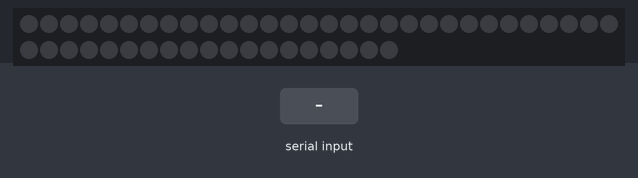
A sketch run on a simulated Arduino Uno, built with avr-gcc and run on an emulated ATmega328P. Shown: 49 RGB LEDs in strip order, left to right, continuing on the next row. The test bench sets the inputs (shaded band). The strip is taken to match the declared colour order.

Above: at 1.2 s.
1.3 s: "1\n" received over Serial
At 2.2 s:
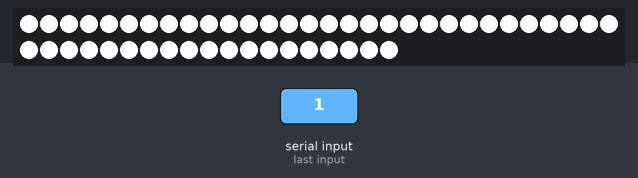
2.8 s: "0\n" received over Serial
At 3.4 s:
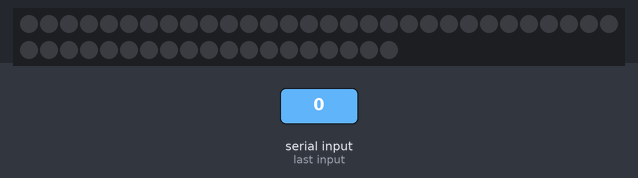
Timing chart, 0 to 5.8 s (numbered marks = the images above; inputs shaded):
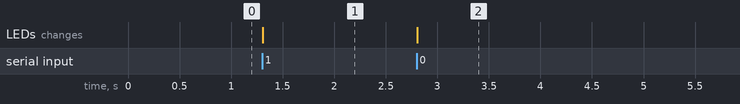

The sketch:

Template_v2.ino
```cpp
// Libraries.
#include <Adafruit_NeoPixel.h>
#ifdef __AVR__
  #include <avr/power.h>
#endif

// Universal definitions.
#define PIN 6 // Which pin.
#define STRIPS  7 // Amount of strips.
#define PPS  7 // Pixels per strip.
#define NUMPIXELS   STRIPS * PPS // The number of pixels.
#define BRIGHTNESS  255 // Brightness of the LEDs.
#define COLORS  3 // Amount of colors (red, blue and green).

int LEDMatrix[STRIPS][PPS][COLORS]; // The matrix that represents the real LED array.
int LEDArray[NUMPIXELS][COLORS]; // The LEDArray.

String command; // Input.

Adafruit_NeoPixel pixels = Adafruit_NeoPixel(NUMPIXELS, PIN, NEO_RGB + NEO_KHZ800);

void setup() // This function gets called once at the beginning.
{
  // Initialize the serial connection
  Serial.begin ( 9600 );
  pixels.setBrightness ( BRIGHTNESS );
  pixels.begin (); // This initializes the NeoPixel library.
  pixels.show (); // Initialize all pixels to 'off'
}

void matrixToArray () { // Converts LEDMatrix to LEDArray.
  for ( int i = 0; i < STRIPS; i++ ) {
    for ( int j = 0; j < PPS; j++ ) {
      for ( int k = 0; k < COLORS; k++ ) {
        if ( i % 2 == 0 ) { LEDArray[i * PPS + j][k] = LEDMatrix[( PPS - 1 ) - j][( PPS - 1 ) - i][k]; }
        else { LEDArray[i * PPS + j][k] = LEDMatrix[j][( PPS - 1 ) - i][k]; }
      }
    }
  }
}

void arrayToColor () { // Converts the elements of LEDArray to actual color.
  for ( int i = 0; i < NUMPIXELS; i++ ) {
    pixels.setPixelColor ( i, pixels.Color ( LEDArray[i][2], LEDArray[i][0], LEDArray[i][1] ) );
  }
}

void colorToLight () { // Prints Array.
  pixels.show ();
}

void matrixToLight () { // Does all three previous functions in one.
  matrixToArray ();
  arrayToColor ();
  colorToLight ();
}

void lightsOn () {
  for ( int i = 0; i < STRIPS; i++ ) {
    for ( int j = 0; j < PPS; j++ ) {
      for ( int k = 0; k < COLORS; k++ ) {
        switch ( k ) {
          case 0: LEDMatrix[i][j][k] = 255; break;
          case 1: LEDMatrix[i][j][k] = 255; break;
          case 2: LEDMatrix[i][j][k] = 255; break;
        }
      }
    }
  }
  matrixToLight ();
}

void lightsOff () {
  for ( int i = 0; i < STRIPS; i++ ) {
    for ( int j = 0; j < PPS; j++ ) {
      for ( int k = 0; k < COLORS; k++ ) {
        switch ( k ) {
          case 0: LEDMatrix[i][j][k] = 0; break;
          case 1: LEDMatrix[i][j][k] = 0; break;
          case 2: LEDMatrix[i][j][k] = 0; break;
        }
      }
    }
  }
  matrixToLight ();
}

void loop () {
  if ( Serial.available() > 0 ) { command = Serial.readStringUntil('\n'); }
  if ( command == "0" ) { lightsOff (); }
  if ( command == "1" ) { lightsOn (); }
}
```

Measured:
- after the input at 1.3 s, the LEDs: change at once (image 1)
- after the input at 2.8 s, the LEDs: change at once (image 2)
